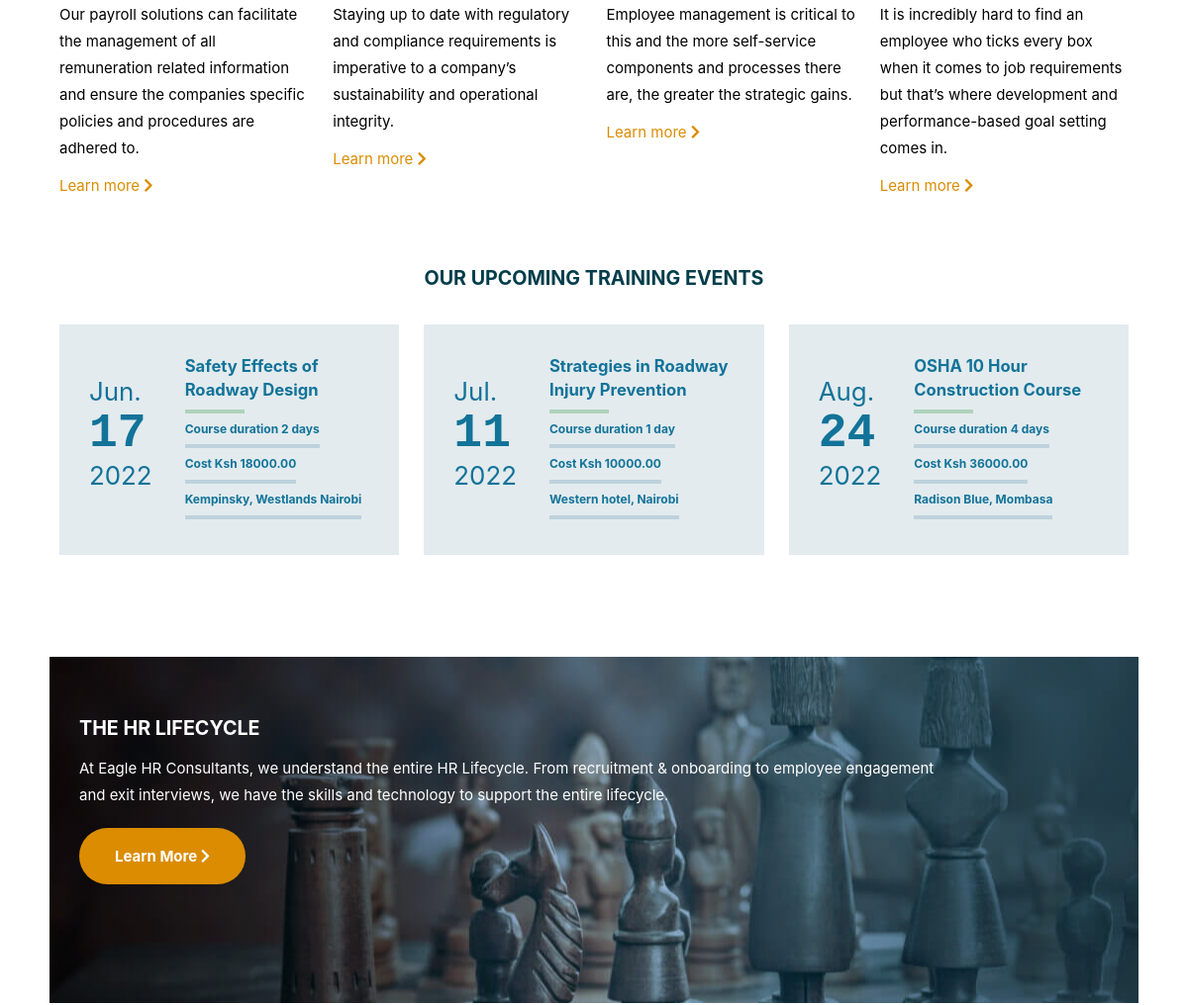
The app's page / (middle part), older data.
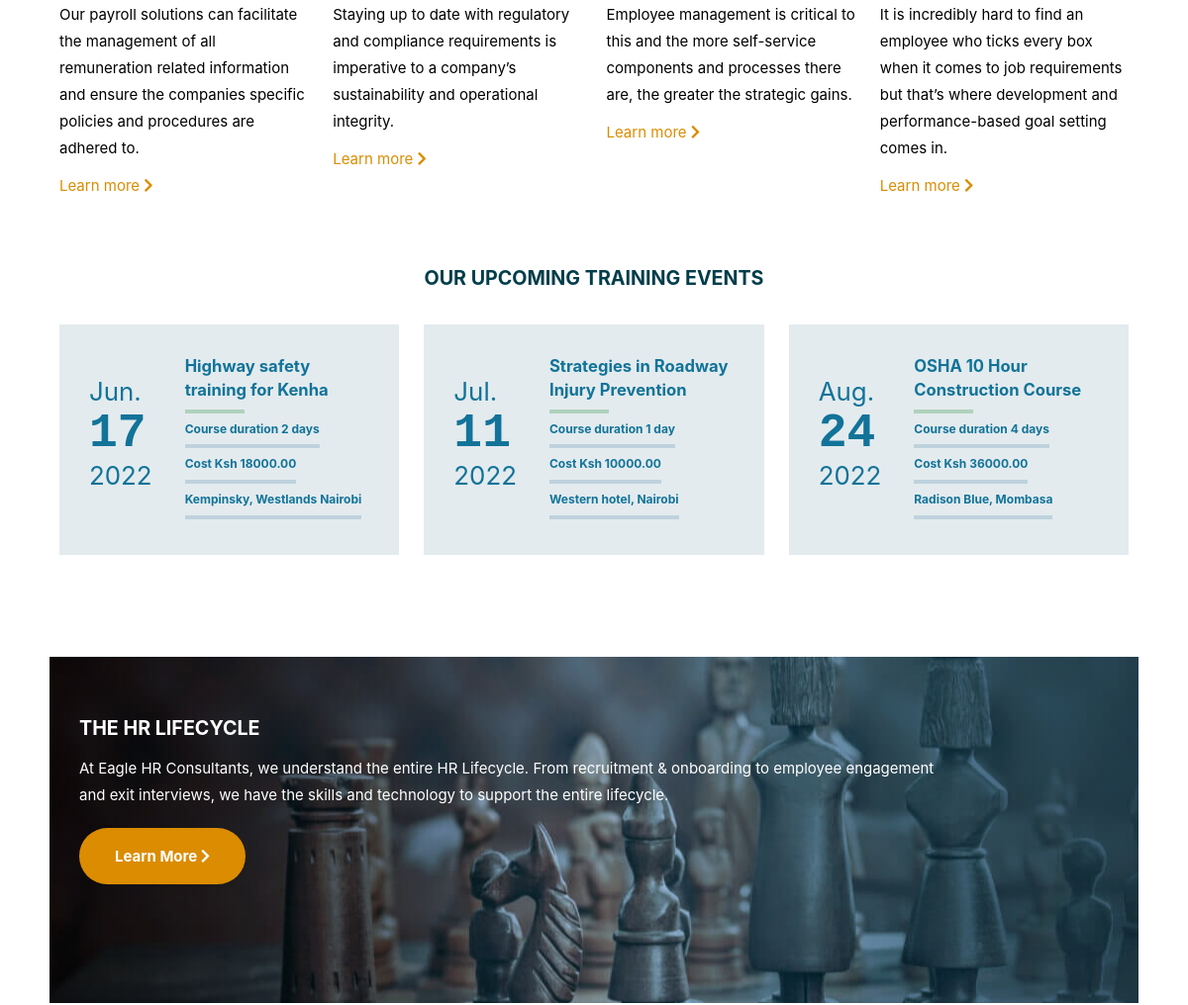
The same page, newer data.
### webapp/models.py (models this page shows, shortened)
class Event(models.Model):
    STATUS = (
        (0, "No"),
        (1, "Yes")
    )
    name = models.CharField(max_length=255)
    description = RichTextField()
    start_date = models.DateField()
    duration = models.IntegerField(
        default=1, help_text='Duration of course in days')
    cost = models.FloatField(default=10000, blank=True, null=True)
    location = models.CharField(max_length=255)
    is_active = models.BooleanField(
        default=False, help_text='Display this event on upcoming events section on homepage. Only the first 4 are displayed.')

### webapp/views.py (the view)
# urls.py: path('', views.index, name='index'),
def index(request):
    context = {}
    try:
        banner_message = BannerMessage.objects.all().filter(is_active=1)[:1][0]
        context['banner_message'] = banner_message
    except:
        banner_message = 'Unable to fetch message'
    events = Event.objects.all().filter(is_active=1).filter(
        start_date__gt=current_time).order_by('start_date')[:3]
    context['events'] = events
    return render(request, 'webapp/index.html', context)

### templates/webapp/index.html (shortened to what this page needs)
{% extends "sitewide/base.html" %}
{% load static %} {% block content %}
<section class="width home-cards">
  <div>
    <p>
      Our payroll solutions can facilitate the management of all remuneration
      related information and ensure the companies specific policies and
      procedures are adhered to.
    </p>
    <a href="#">Learn more <i class="fas fa-chevron-right"></i></a>
  </div>
  <div>
    <p>
      Staying up to date with regulatory and compliance requirements is
      imperative to a company’s sustainability and operational integrity.
    </p>
    <a href="#">Learn more <i class="fas fa-chevron-right"></i></a>
  </div>
  <div>
    <p>
      Employee management is critical to this and the more self-service
      components and processes there are, the greater the strategic gains.
    </p>
    <a href="">Learn more <i class="fas fa-chevron-right"></i></a>
  </div>
  <div>
    <p>
      It is incredibly hard to find an employee who ticks every box when it
      comes to job requirements but that’s where development and
      performance-based goal setting comes in.
    </p>
    <a href="#">Learn more <i class="fas fa-chevron-right"></i></a>
  </div>
</section>
<div class="width news-events">
  <h2>Our Upcoming Training Events</h2>
</div>
<div class="events">
  {% if events %}
    {% for event in events %}
    <article class="event-card">
      <section class="event-card-content">
        <span class="month">{{ event.start_date | date:'M' }}.</span>
        <span class="date">{{ event.start_date.day }}</span>
        <span class="year">{{ event.start_date.year }}</span>
      </section>
      <div class="body-text">
        <a href="/"><h3>{{ event.name }}</h3></a>
        <div class="duration"><p>Course duration {{ event.duration }} day{{event.duration|pluralize }}</p></div>
        <div class="cost"><p>Cost Ksh {{ event.cost|floatformat:2 }}</p></div>
        <div class="location"><p>{{ event.location }}</p></div>
      </div>
    </article>
    {% endfor %}
  {% else %}
    <p>
      We don't have any upcoming event at the moment. Please check back later.
    </p>
  {% endif %}
</div>
<section class="width carbon">
  <div class="content">
    <h2>THE HR LIFECYCLE</h2>
    <p>
      At Eagle HR Consultants, we understand the entire HR Lifecycle. From
      recruitment & onboarding to employee engagement and exit interviews, we
      have the skills and technology to support the entire lifecycle.
    </p>
    <a href="/hr-life-cycle/" class="btn">
      <span>Learn More</span> <i class="fas fa-chevron-right"></i>
    </a>
  </div>
</section>
  {% include "webapp/includes/our-clients.html" %}
{% endblock content %}

Row changes from the older to the newer data that the page shows:
changed Event "Jun": name "Safety Effects of Roadway Design" → "Highway safety training for Kenha"
